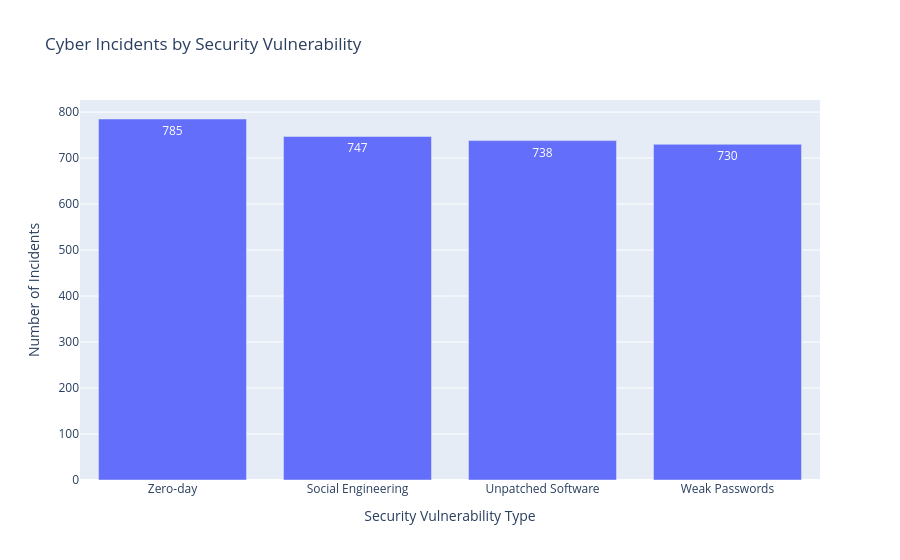

Here is the notebook cell this chart was saved with:
### Code cell
fig = px.bar(
    vulnerability_counts,
    x="Security Vulnerability Type",
    y="Number of Incidents",
    title="Cyber Incidents by Security Vulnerability",
    text="Number of Incidents"
)

fig.show()

### Figure 1 — Plotly figure (JSON) as saved in the notebook; plotly's stock layout.template omitted (floating-point values rounded to 4 significant figures)
{"data": [{"hovertemplate": "Security Vulnerability Type=%{x}<br>Number of Incidents=%{text}<extra></extra>", "legendgroup": "", "marker": {"color": "#636efa", "pattern": {"shape": ""}}, "name": "", "orientation": "v", "showlegend": false, "text": [785.0, 747.0, 738.0, 730.0], "textposition": "auto", "type": "bar", "x": ["Zero-day", "Social Engineering", "Unpatched Software", "Weak Passwords"], "xaxis": "x", "y": [785, 747, 738, 730], "yaxis": "y"}], "layout": {"barmode": "relative", "legend": {"tracegroupgap": 0}, "title": {"text": "Cyber Incidents by Security Vulnerability"}, "xaxis": {"anchor": "y", "domain": [0, 1], "title": {"text": "Security Vulnerability Type"}}, "yaxis": {"anchor": "x", "domain": [0, 1], "title": {"text": "Number of Incidents"}}}}
